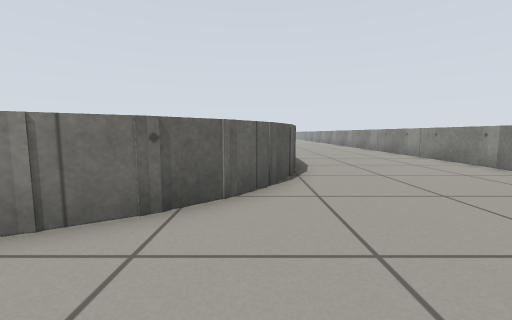
view 1 (above)

24 first-person views from a walk through a world built for the Gazebo simulator. The camera is 0.5 m above the floor, tilts 6° down and sees 90° across. The floor is counted in squares, 0.5 m on a side. Each view is taken from the middle of a square. On the plan, view 1 faces up. The plan holds only what a view shows up to about 11 squares ahead; the rest is blank.

view 2
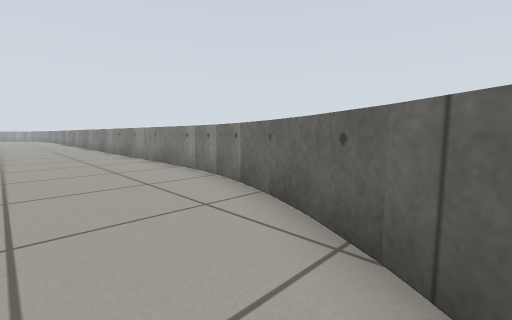

view 3
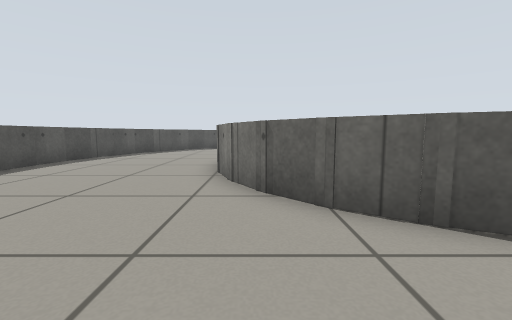

view 4
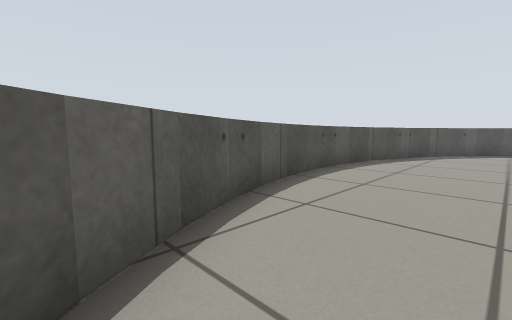

view 5
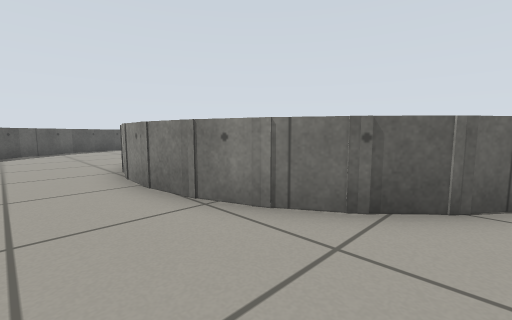

view 6
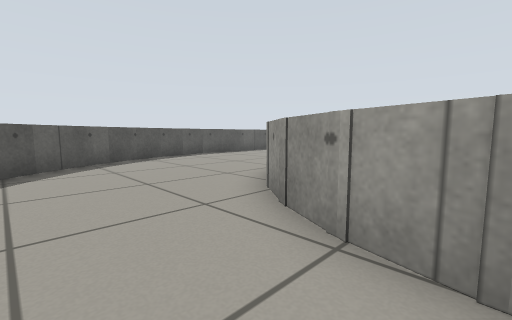

view 7
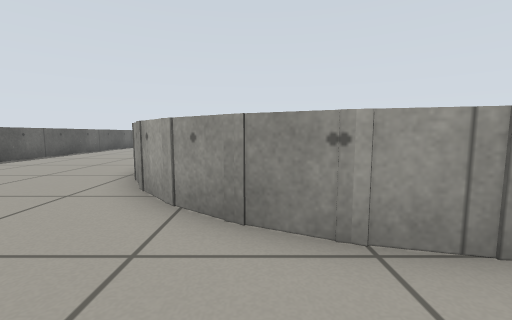

view 8
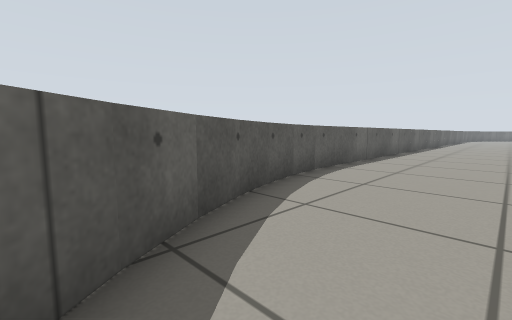

view 9
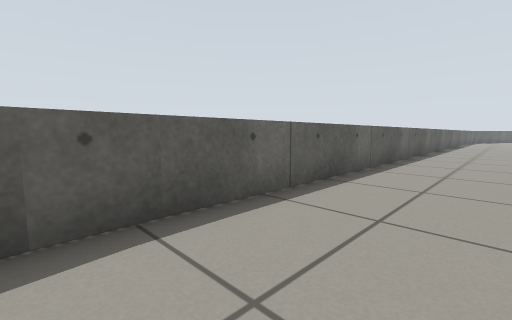

view 10
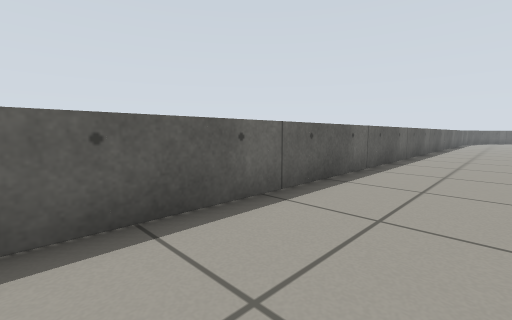

view 11
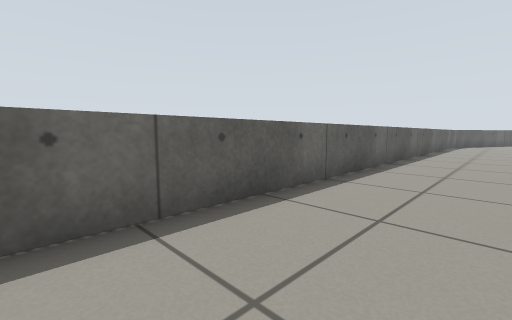

view 12
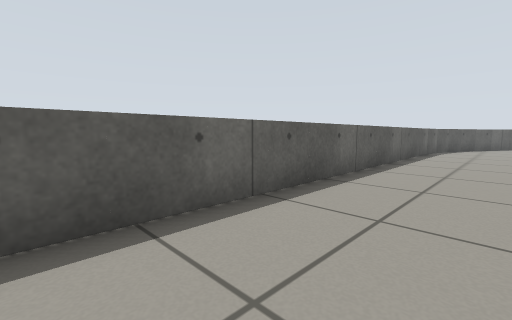

view 13
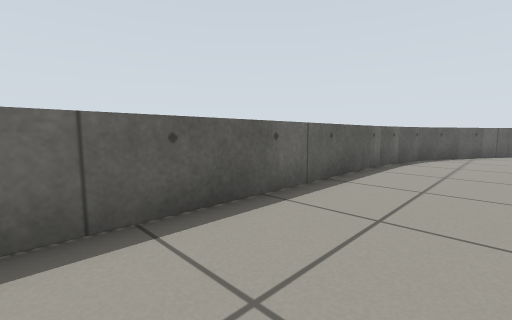

view 14
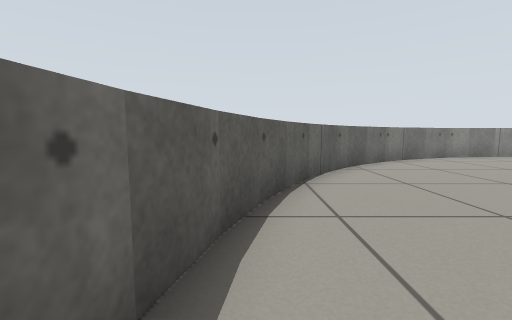

view 15
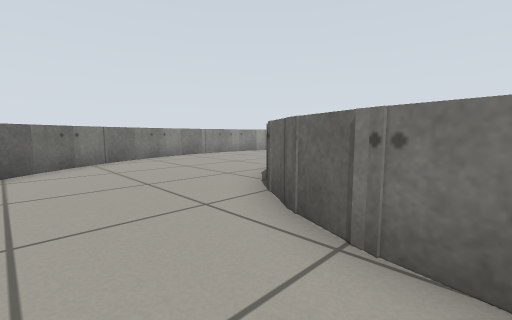

view 16
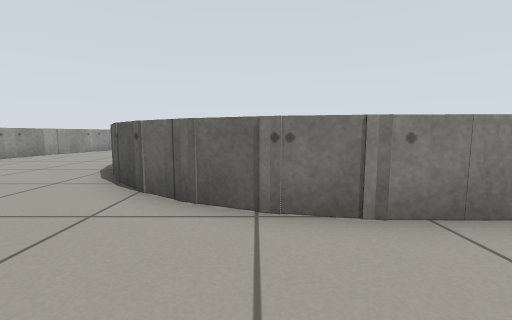

view 17
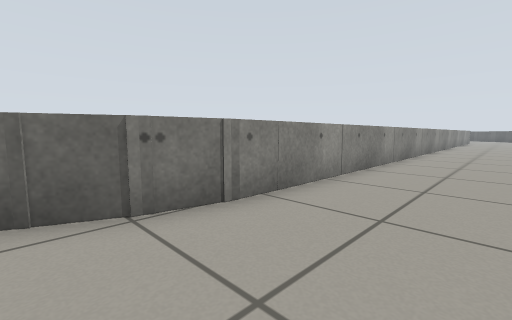

view 18
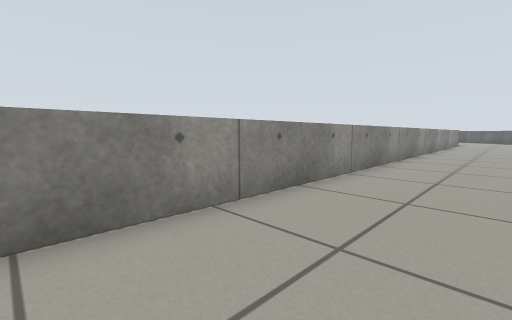

view 19
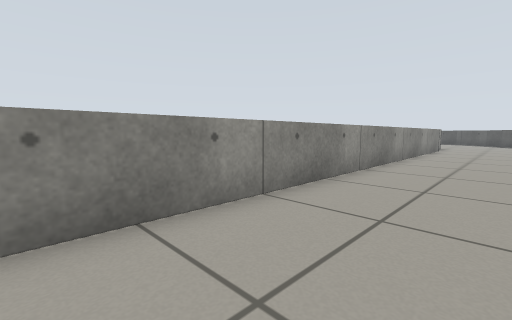

view 20
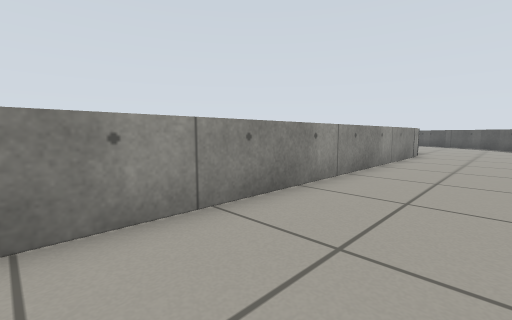

view 21
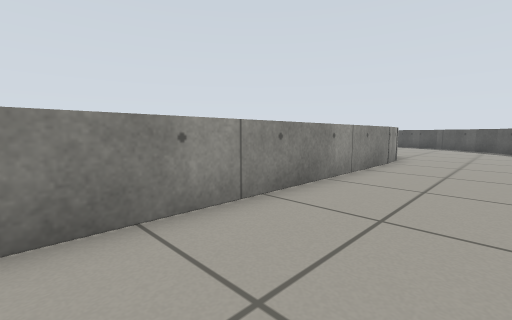

view 22
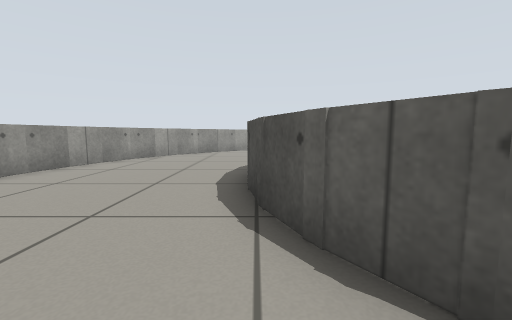

view 23
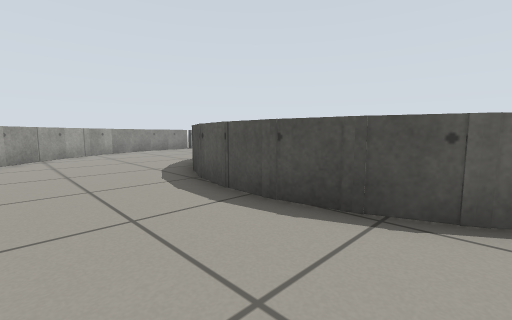

view 24
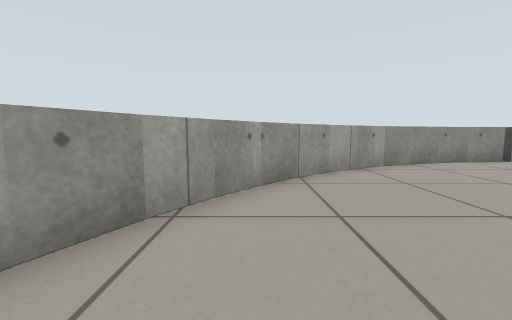

### Floor plan
Points are (right, up) in squares from view 1. A wall is a line through its corners. A room is listed if a view was taken in it or the views show most of it. See-through windows are left out.
Room 1 (views 1, 2, 3, 4, 5, 6, 7, 8, 9, 10, 11, 12, 13, 14, 15, 16, 17, 18, 19, 20, 21, 22, 23, 24)
walls: (-11.2, 7.6) (-11.2, 36.9); (-11.1, 36.5) (-10.8, 38.1); (-16.8, 7.2) (-16.7, 5.9); (-11, 6.4) (-11.2, 8.1); (-11, 37.6) (-10.3, 39.1); (-16.7, 6) (-16.4, 4.7); (-10.5, 38.7) (-9.6, 40.1); (-16.6, 38.3) (-16.8, 37.1) (-16.8, 7); (-16.4, 4.8) (-16, 3.6); (-9.9, 4.3) (-10.6, 5.5); (-16.3, 39.4) (-16.6, 38.2); (-9.8, 39.8) (-8.7, 41); (-16, 3.7) (-15.5, 2.6); (-9.1, 3.4) (-10.2, 4.6); (-9, 40.7) (-7.7, 41.6); (-15.9, 40.6) (-16.4, 39.3); (-8.1, 2.7) (-9.4, 3.7); (-15.6, 2.6) (-14.9, 1.6); (-8, 41.4) (-6.5, 42); (1.1, 7.1) (0.8, 5.9); (0.9, 6.2) (0.2, 4.7); (-7, 2.1) (-8.4, 2.9); (-6.8, 41.9) (-5.2, 42.2); (-15, 1.6) (-14.2, 0.5); (-14.8, 42.7) (-15.4, 41.6) (-16, 40.5); (-5.8, 1.9) (-7.4, 2.3); (0.4, 5) (-0.5, 3.7); (-5.6, 42.1) (-4, 42.1); (-14.3, 0.7) (-13.6, -0.1); (-0.3, 4) (-1.5, 2.9); (-4.4, 42.1) (-2.8, 41.8); (-4.6, 1.8) (-6.2, 1.9); (-3.3, 2.1) (-4.9, 1.8); (-1.1, 3.2) (-2.5, 2.4); (-3.2, 41.9) (-1.8, 41.2); (-2.1, 2.5) (-3.7, 2); (-13.3, 44.5) (-14.1, 43.6) (-14.9, 42.6); (-12.5, -1.1) (-11.6, -1.8); (-12.4, 45.3) (-13.3, 44.4); (6.9, 36.4) (6.7, 37.9); (-11.7, -1.8) (-10.6, -2.4); (-11.4, 46) (-12.5, 45.2); (6.9, 7.1) (6.9, 12.9); (-10.7, -2.4) (-9.5, -3); (6.7, 37.8) (6.5, 39); (6.7, 5.9) (6.8, 7.3); (-9.7, -2.9) (-8.4, -3.3); (6.5, 38.9) (6.1, 40.1) (5.6, 41.2); (-9.3, 47) (-10.5, 46.5) (-11.5, 45.9); (6.4, 4.8) (6.7, 6.1); (-8.5, -3.3) (-7.3, -3.6) (-6.1, -3.8); (-8.2, 47.4) (-9.4, 47); (6.1, 3.7) (6.4, 4.9); (5.7, 41.1) (5.1, 42.2) (4.4, 43.2); (5.6, 2.6) (6.1, 3.8); (-6.2, -3.8) (-4.9, -3.8); (-5.9, 47.8) (-7.1, 47.7) (-8.3, 47.4); (5, 1.6) (5.6, 2.7); (-5.1, -3.8) (-3.7, -3.8); (-5.1, 47.8) (-6, 47.8); (4.4, 0.9) (5, 1.7); (4.4, 43.1) (3.6, 44.1); (3.7, 44) (2.8, 44.9); (-3.5, 47.7) (-4.3, 47.8); (-3.8, -3.8) (-2.5, -3.6); (-2.6, -3.6) (-1.4, -3.3); (-2.3, 47.5) (-3.7, 47.8); (2.9, 44.9) (1.9, 45.6) (0.9, 46.3); (-1.5, -3.3) (-0.3, -2.9); (-1.2, 47.2) (-2.5, 47.6); (0.6, -2.4) (1.8, -1.7); (1.7, -1.8) (2.1, -1.4); (-0.4, -2.9) (0.8, -2.4); (1, 46.2) (-0.2, 46.8); (-0.1, 46.8) (-1.3, 47.3)
ways out: gap at (7, 36)

Where each view was taken, in squares from view 1:
view 1: 0 up, 0 right, facing up
view 2: 1 up, 3 right, facing up-right
view 3: 3 up, 3 right, facing left
view 4: 0 up, 2 right, facing down-left
view 5: 0 up, 0 right, facing up-left
view 6: 0 up, 6 left, facing up-left
view 7: 0 up, 8 left, facing up
view 8: 1 up, 13 left, facing up-left
view 9: 7 up, 14 left, facing up-left
view 10: 11 up, 14 left, facing up-left
view 11: 17 up, 14 left, facing up-left
view 12: 23 up, 14 left, facing up-left
view 13: 29 up, 14 left, facing up-left
view 14: 37 up, 16 left, facing up
view 15: 37 up, 13 left, facing up-right
view 16: 38 up, 14 left, facing right
view 17: 39 up, 14 left, facing down-right
view 18: 32 up, 14 left, facing down-right
view 19: 25 up, 14 left, facing down-right
view 20: 20 up, 14 left, facing down-right
view 21: 17 up, 14 left, facing down-right
view 22: 42 up, 10 left, facing right
view 23: 45 up, 8 left, facing down-right
view 24: 45 up, 2 left, facing right
